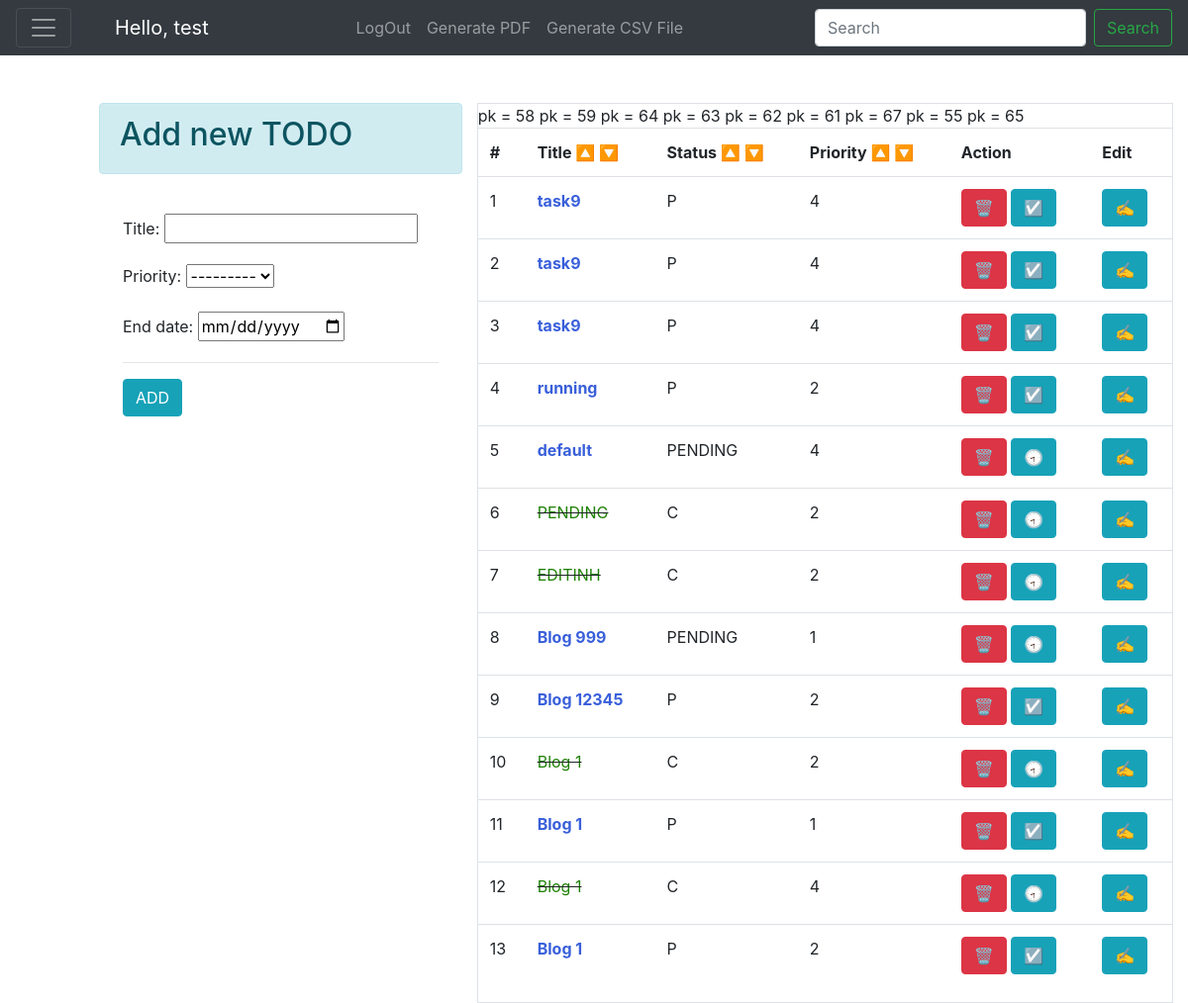
Screenshot of /title/ds/ (signed in) with the database file from the repository.
### base/models.py (models this page shows)
class TODO(models.Model):
    status_choice = [
        ('C', 'COMPLETE'),
        ('P', 'PENDING')
    ]
    priority_choices = [
        ('1', '1️⃣'),
        ('2', '2️⃣'),
        ('3', '3️⃣'),
        ('4', '4️⃣'),
        ('5', '5️⃣'),
        ('6', '6️⃣'),
        ('7', '7️⃣'),
        ('8', '8️⃣'),
        ('9', '9️⃣'),
    ]
    title = models.CharField(max_length=50, verbose_name="Title")
    status = models.CharField(max_length=10, choices=status_choice , default="P")
    user = models.ForeignKey(User, on_delete=models.CASCADE)
    date = models.DateField(verbose_name="Start Date", auto_now_add=True,  null=True )
    priority = models.CharField(max_length=2, choices=priority_choices)
    end_date = models.DateField(verbose_name="End Date", null=True)

### base/views.py (the view)
# urls.py: path('title/ds/', views.search_query_title_ds),
def search_query_title_ds(request):
    if request.user.is_authenticated:
        user = request.user
        form = TODOForm()
        totos = TODO.objects.filter(user=user).order_by('-title')
        return render(request, 'base/index.html', context={
            'form': form,
            'totos': totos
        })
    else:
        return render(request, 'base/home.html')

### base/forms.py
class TODOForm(ModelForm):
    end_date = forms.DateField(widget=DateInput)
    class Meta:
        model = TODO
        fields = ['title', 'priority', 'end_date']

### base/templates/base/index.html (shortened to what this page needs)
{% extends "base/base.html" %}
{% block content %}
<div class="container pt-4">
  <div class="row p-0 mt-4">
    <div class="col-lg-4 mrx-auto shadow-lg p-0">
      <div class="alert alert-info">
        <h2>Add new TODO</h2>
      </div>
      <div class="p-4">
        <form action="/add-todo/" method="POST">
          {{form.as_p}}
          <hr>
          <input type="submit" value="ADD" class="btn btn-info">
        </form>
      </div>
    </div>
    <div class="col">
      <div class="border">
        {%if totos|length != 0 %}
        <table class="table">
          <tr>
            <th>#</th>
            <th>Title <a href='/title/as' title="Ascending Order">🔼</a> <a href='/title/ds'
                title="Descending Order">🔽</a></th>
            <th>Status <a href='/status/as' title="Ascending Order">🔼</a> <a href='/status/ds'
                title="Descending Order">🔽</a></th>
            <th>Priority <a href='/priority/as' title="Ascending Order">🔼</a> <a href='/priority/ds'
                title="Descending Order">🔽</a></th>
            <th>Action</th>
            <th> Edit</th>
          </tr>
          {% for t in totos%}
          <tr>
            <td>{{forloop.counter}}</td>
            {% if t.status == 'C' %}
            <td><del><a href="/view_todo/{{t.id}}" title="Edit Task"
                  style="color: rgb(31, 129, 6);">{{t.title}}</a></del></td>
            {% else %}
            {% if   t.pk.due_date_dict > 0 %} <td><b><a href="/view_todo/{{t.id}}" title="Edit Task"
                  style="color: rgb(236, 16, 16)">{{t.title}}</a></b></td>
              {% else %}
              <td><b><a href="/view_todo/{{t.id}}" title="Edit Task"
                    style="color: rgb(57, 95, 218);">{{t.title}}</a></b></td>
              {%endif%}
              {%endif%}
              <td>{{t.status}}</td>
              <td>{{t.priority}}</td>
              <td><a href="/delete_todo/{{t.id}}" title="delete" class="btn btn-danger">🗑️</a>
                {% if t.status == 'P' %}
                <a href="/change_status/{{t.id}}/C" title="Mark Completed" class="btn btn-info">☑️</a>
                {% else %}
                <a href="/change_status/{{t.id}}/P" title="Mark Pending" class="btn btn-info">🕣</a>
                {% endif %}
              </td>
              <td><a href="/edit_task/{{t.id}}" title="Edit Task" class="btn btn-info">✍</a></td>
          </tr>
          {% endfor %}
        </table>
        {%else%}
        <p class='display-4'>No Task present, Enjoy The Life !!!!
        <p>
          {%endif%}
      </div>
    </div>
  </div>
</div>
</div>
{% endblock %}

### base/templates/base/base.html (shortened to what this page needs)
<!doctype html>
{% load static %}
<html lang="en">
<head>
    <link rel="stylesheet" href="https://maxcdn.bootstrapcdn.com/bootstrap/4.0.0/css/bootstrap.min.css"
>
</head>
<body class="bgded">
    <div class="container-fluid">
        <div class="row">
            <div class=" col-md-1 col-md-push-11" style="padding: 0px;">
                <div class="pos-f-t">
                    <nav class="navbar navbar-dark bg-dark">
                        <button class="navbar-toggler" type="button" data-toggle="collapse"
                            data-target="#navbarToggleExternalContent" aria-controls="navbarToggleExternalContent"
                            aria-expanded="false" aria-label="Toggle navigation">
                            <span class="navbar-toggler-icon"></span>
                        </button>
                    </nav>
                </div>
            </div>
            <div class="col-md-11 col-md-push-1" style="padding: 0px;">
                <nav class="navbar navbar-expand-lg  navbar-dark bg-dark">
                    {% if request.user.is_authenticated %}
                    <a class="navbar-brand" href="/profile">Hello, {{request.user.username}}</a>
                    {%else%}
                    <a class="navbar-brand" href="/login">Welcome User</a>
                    {%endif%}
                    <div class="collapse navbar-collapse" id="navbarTogglerDemo02">
                        <ul class="navbar-nav mx-auto mt-2 mt-lg-0">
                            {% if request.user.is_authenticated %}
                            <li class="nav-item">
                                <a class="nav-link" href="/logout">LogOut</a>
                            </li>
                            <li class="nav-item">
                                <a class="nav-link" href="/pdf_generate">Generate PDF</a>
                            </li>
                            <li class="nav-item">
                                <a class="nav-link" href="/csv_generate">Generate CSV File</a>
                            </li>
                            {%endif%}
                        </ul>
                        <form method="get" action="/search" class="form-inline my-2 my-lg-0">
                            <input class="form-control mr-sm-2" type="search" name="query" id='search'
                                placeholder="Search">
                            <button class="btn btn-outline-success my-2 my-sm-0" type="submit">Search</button>
                        </form>
                    </div>
                </nav>
                <div>
                    {% block content %}
                    {% endblock %}
                </div>
            </div>
        </div>
</body>
</html>

### rows the page displays
TODO: title "task9", status "P", priority "4"
TODO: title "task9", status "P", priority "4"
TODO: title "task9", status "P", priority "4"
TODO: title "running", status "P", priority "2"
TODO: title "default", status "PENDING", priority "4"
TODO: title "PENDING", status "C", priority "2"
TODO: title "EDITINH", status "C", priority "2"
TODO: title "Blog 999", status "PENDING", priority "1"
TODO: title "Blog 12345", status "P", priority "2"
TODO: title "Blog 1", status "C", priority "2"
TODO: title "Blog 1", status "P", priority "1"
TODO: title "Blog 1", status "C", priority "4"
TODO: title "Blog 1", status "P", priority "2"

### other values shown
{{ request.user.username }} "test"
